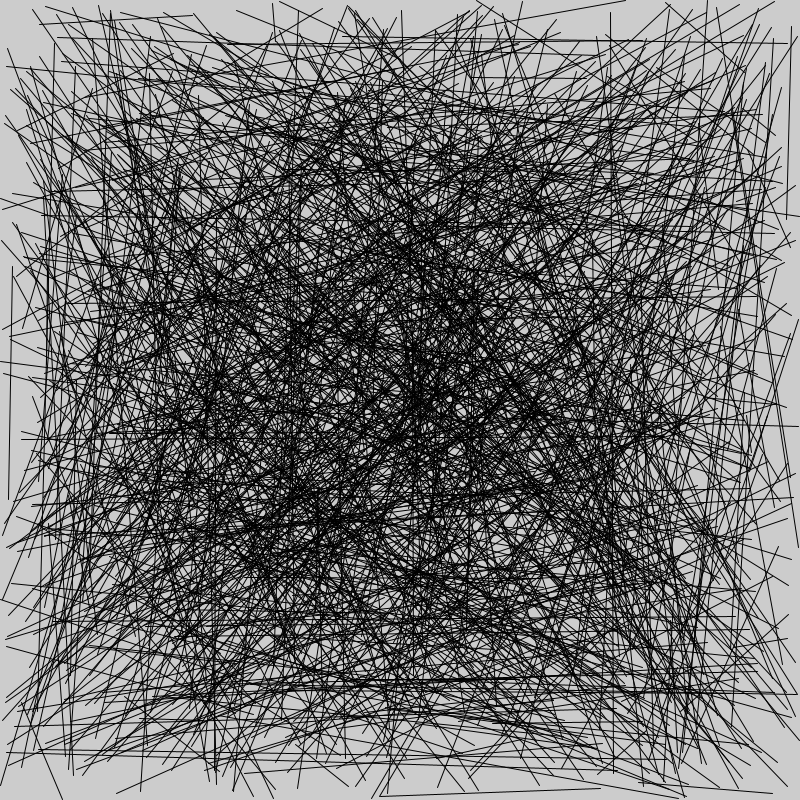
Frame 1 (no input)
Frame 60 (the mouse pressed at the canvas centre just before this capture): identical to frame 1, image omitted
Frame 120 (the mouse held since frame 60 and released just before this capture): identical to frame 1, image omitted

The Processing sketch that drew this single still picture (run headless with seeded random() and noise(); from frame 60 on, the mouse is pressed at the canvas centre):

// Processing sketch: random_lines_sept_25_2019
// ── random_lines_sept_25_2019.pde
void setup(){
size(800,800);


 for(int i = 0; i < 1000; i++){
    line(random(width),random(height),random(width),random(height));
}
}
void draw(){
 
 
  
}
